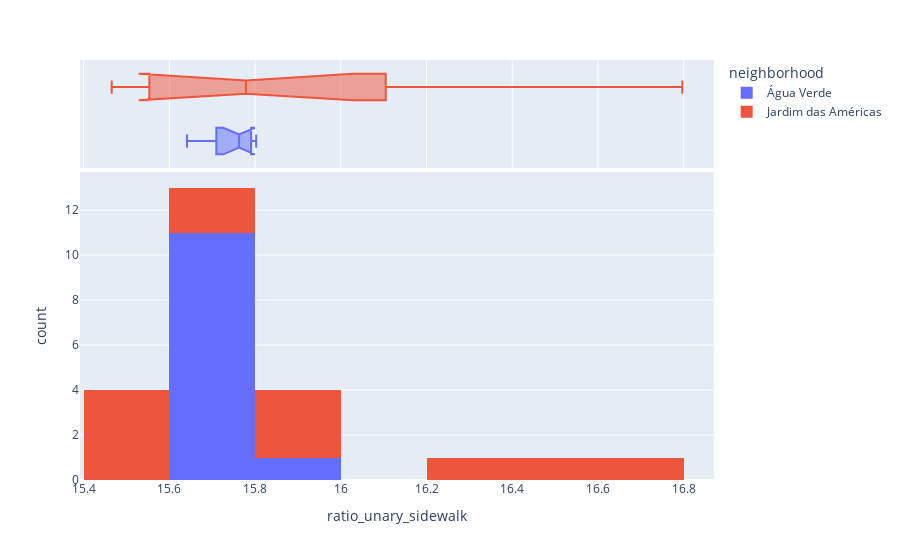

The code cell stored with this chart in its notebook:
### Code cell
px.histogram(gdf, 
             x='ratio_unary_sidewalk', 
            #  y="tip", 
             color="neighborhood",
                   marginal="box", # or violin, rug
                #    hover_data=df.columns
                # range_x=(0,30),
                width = 900,
                nbins=10,
                   )

### Figure 1 — Plotly figure (JSON) as saved in the notebook; plotly's stock layout.template omitted (floating-point values rounded to 4 significant figures)
{"data": [{"alignmentgroup": "True", "bingroup": "x", "hovertemplate": "neighborhood=Água Verde<br>ratio_unary_sidewalk=%{x}<br>count=%{y}<extra></extra>", "legendgroup": "Água Verde", "marker": {"color": "#636efa", "pattern": {"shape": ""}}, "name": "Água Verde", "nbinsx": 10, "offsetgroup": "Água Verde", "orientation": "v", "showlegend": true, "type": "histogram", "x": [15.68, 15.74, 15.8, 15.76, 15.77, 15.74, 15.79, 15.66, 15.64, 15.79, 15.79, 15.8], "xaxis": "x", "yaxis": "y"}, {"alignmentgroup": "True", "hovertemplate": "neighborhood=Água Verde<br>ratio_unary_sidewalk=%{x}<extra></extra>", "legendgroup": "Água Verde", "marker": {"color": "#636efa"}, "name": "Água Verde", "notched": true, "offsetgroup": "Água Verde", "showlegend": false, "type": "box", "x": [15.68, 15.74, 15.8, 15.76, 15.77, 15.74, 15.79, 15.66, 15.64, 15.79, 15.79, 15.8], "xaxis": "x2", "yaxis": "y2"}, {"alignmentgroup": "True", "bingroup": "x", "hovertemplate": "neighborhood=Jardim das Américas<br>ratio_unary_sidewalk=%{x}<br>count=%{y}<extra></extra>", "legendgroup": "Jardim das Américas", "marker": {"color": "#EF553B", "pattern": {"shape": ""}}, "name": "Jardim das Américas", "nbinsx": 10, "offsetgroup": "Jardim das Américas", "orientation": "v", "showlegend": true, "type": "histogram", "x": [16.8, 16.49, 15.85, 15.92, 15.48, 15.7, 15.51, 15.65, 15.6, 16.29, 15.9, 15.47], "xaxis": "x", "yaxis": "y"}, {"alignmentgroup": "True", "hovertemplate": "neighborhood=Jardim das Américas<br>ratio_unary_sidewalk=%{x}<extra></extra>", "legendgroup": "Jardim das Américas", "marker": {"color": "#EF553B"}, "name": "Jardim das Américas", "notched": true, "offsetgroup": "Jardim das Américas", "showlegend": false, "type": "box", "x": [16.8, 16.49, 15.85, 15.92, 15.48, 15.7, 15.51, 15.65, 15.6, 16.29, 15.9, 15.47], "xaxis": "x2", "yaxis": "y2"}], "layout": {"barmode": "relative", "legend": {"title": {"text": "neighborhood"}, "tracegroupgap": 0}, "margin": {"t": 60}, "width": 900, "xaxis": {"anchor": "y", "domain": [0, 1], "title": {"text": "ratio_unary_sidewalk"}}, "xaxis2": {"anchor": "y2", "domain": [0, 1], "matches": "x", "showgrid": true, "showticklabels": false}, "yaxis": {"anchor": "x", "domain": [0, 0.7326], "title": {"text": "count"}}, "yaxis2": {"anchor": "x2", "domain": [0.7426, 1], "matches": "y2", "showgrid": false, "showline": false, "showticklabels": false, "ticks": ""}}}
